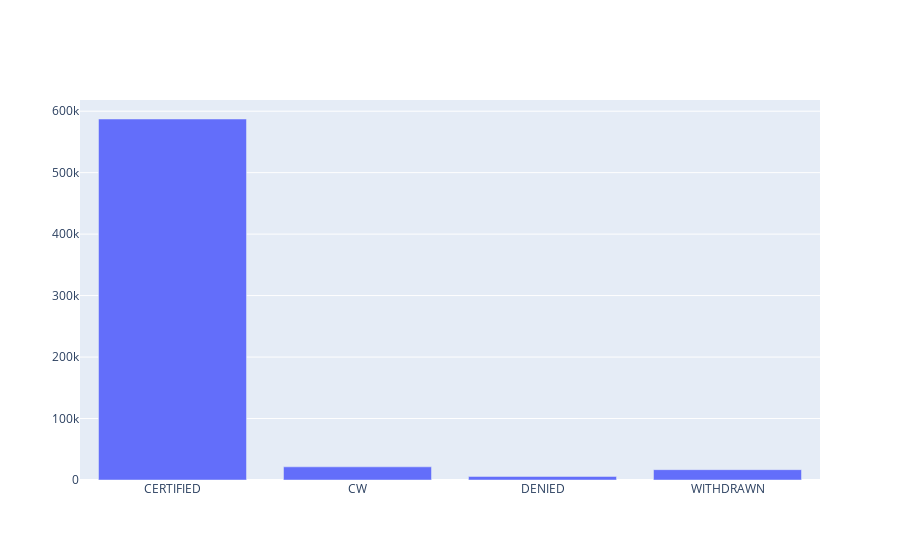

Source (notebook cell):
### Markdown cell above
### Distribution of Case_Status column
- A lot of them were certified. (Hope's alive :) )

### Code cell
t1 = go.Bar(x=df.groupby('CASE_STATUS').count().index,y=df.groupby('CASE_STATUS').count()['countvar'],name='CASESTATUSWISE')
data = [t1]
iplot(data)

### Figure 1 — Plotly figure (JSON) as saved in the notebook; plotly's stock layout.template omitted (floating-point values rounded to 4 significant figures)
{"data": [{"name": "CASESTATUSWISE", "type": "bar", "x": ["CERTIFIED", "CW", "DENIED", "WITHDRAWN"], "y": [587287, 21426, 5814, 16821]}], "layout": {}}
